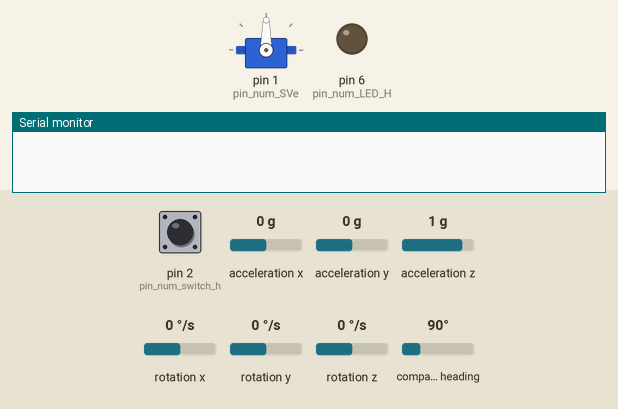
A sketch run on a simulated Arduino Uno, built with avr-gcc and run on an emulated ATmega328P. Shown: servo, output pins drawn as LEDs (lit = HIGH), the last lines printed to the serial monitor. The inputs (shaded band) are chosen by the test bench; at power-on: pin 2 (pin_num_switch_h) LOW, rotation y 0 °/s, acceleration y 0 g, acceleration x 0 g, acceleration z 1 g, rotation x 0 °/s, rotation z 0 °/s, compass heading 90°.

Above: at 1.2 s.
1.3 s: pin 2 (pin_num_switch_h) pulled HIGH for 0.15 s
At 2.6 s:
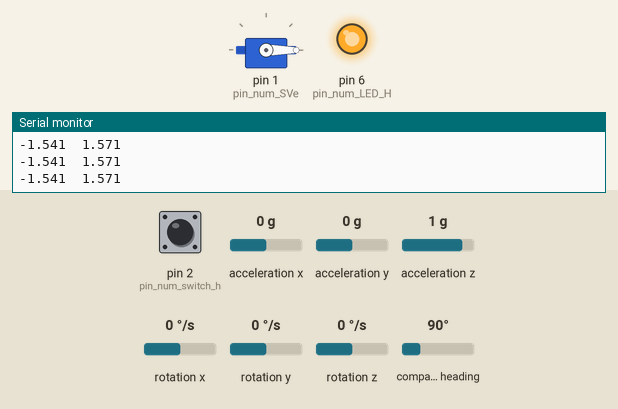
2.9 s: rotation y set to -192 °/s
At 3.9 s:
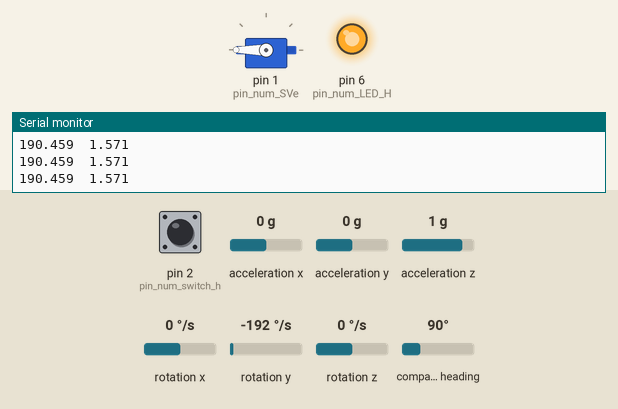
4.4 s: acceleration y set to -1.4 g
At 5.6 s:
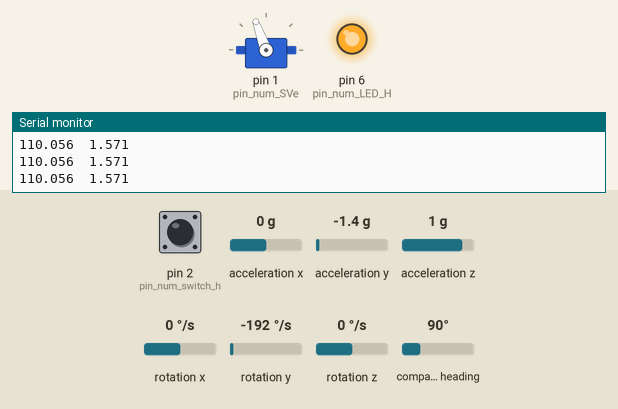
6.1 s: acceleration x set to -1.4 g
At 7.3 s:
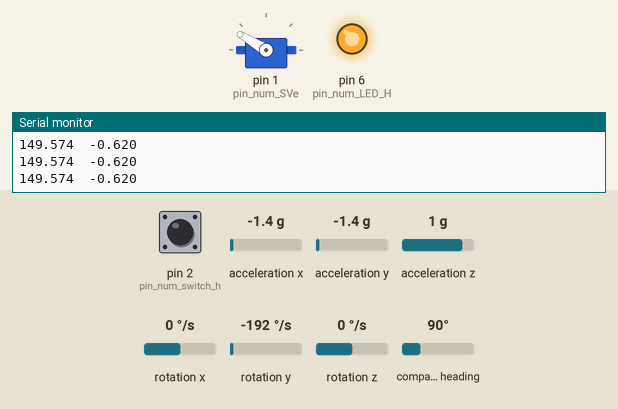
7.7 s: acceleration z set to 0 g
At 8.4 s:
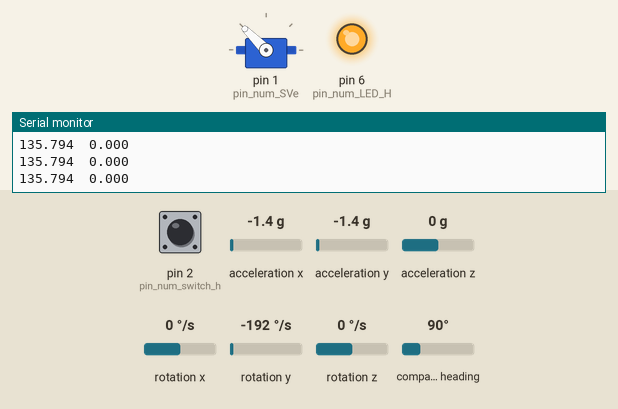
9.2 s: pin 2 (pin_num_switch_h) pulled HIGH for 1 s
At 10.0 s:
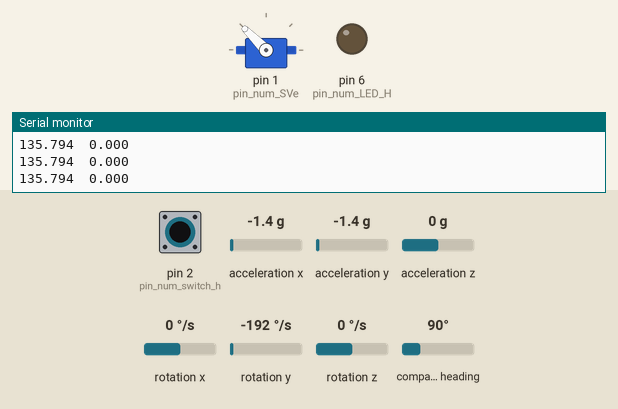
Timing chart, 0 to 12.2 s (numbered marks = the images above; inputs shaded):
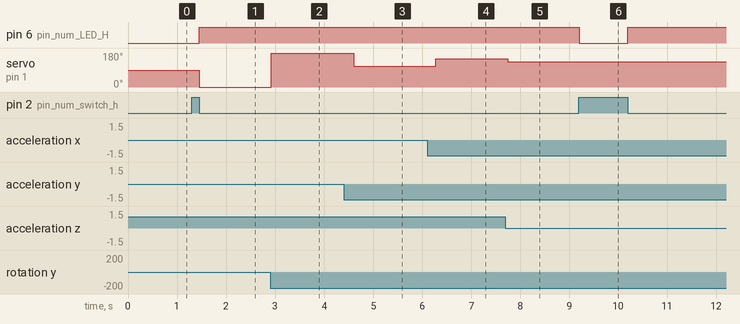

Measured:
- after the input at 1.3 s, pin 6 (pin_num_LED_H): LOW → HIGH after 0.15 s; servo on pin 1 (pin_num_SVe): 90° → 0° after 0.16 s
- after the input at 2.9 s, servo on pin 1 (pin_num_SVe): 0° → 180° at once
- after the input at 4.4 s, servo on pin 1 (pin_num_SVe): 180° → 110° after 0.20 s
- after the input at 6.1 s, servo on pin 1 (pin_num_SVe): 110° → 149° after 0.18 s
- after the input at 7.7 s, servo on pin 1 (pin_num_SVe): 149° → 135° after 0.05 s
- after the input at 9.2 s, pin 6 (pin_num_LED_H): HIGH → LOW at once, → HIGH 0.99 s later

The sketch:

testAutoErevator.ino
```cpp
#include<Servo.h>
#include<Wire.h>
#include<Adafruit_Sensor.h>
#include<Adafruit_BNO055.h>
#include<MadgwickAHRS.h>

//servo
Servo SVe;
int pin_num_SVe = 1;
int deg_min_sg90 = 0;
int deg_max_sg90 = 180;

//switch of autopilot
int pin_num_switch_h = 2;
volatile float startTime_S=0;
volatile float PW_S=0;
volatile float Period_S=0;
volatile float Duty_S=0;

//LED
int pin_num_LED_H = 6;

//nine axis sensor
  Adafruit_BNO055 bno = Adafruit_BNO055(55,0x28);
  Madgwick Madgwick;
  unsigned long previousTime=0;

//reciever


void setup() {
  // put your setup code here, to run once:
//servo
  SVe.attach(pin_num_SVe);

//reciever


//switch of autopilot
  pinMode(pin_num_switch_h,INPUT);
  attachInterrupt(digitalPinToInterrupt(pin_num_switch_h),pulseISR_S,CHANGE);

//nine axis sensor
  Serial.begin(115200);
  Madgwick.begin(100.0f);
  if (!bno.begin()) {
    Serial.println("BNO055 not detected. Check wiring!");
    while (1);
}

//LED
  pinMode(pin_num_LED_H,OUTPUT);
}

void pulseISR_S(){
  static unsigned long endTime_S=0;
  unsigned long currentTime=micros();
  if(digitalRead(pin_num_switch_h)==HIGH){
    startTime_S = currentTime;
    Period_S = currentTime-endTime_S;
    endTime_S = currentTime;
  }else{
    PW_S = micros()-startTime_S;
  }

  if(Period_S>0){
    Duty_S=(float)PW_S/(float)Period_S;
  }else{
    Duty_S=0.0;
  }
}

float de(float AoA,float Q){//control law of elevator
  float Kp=1;
  float Kd=1;
  float AoA_tar=0;
  float Cm_tar=0.00961;
  float Cm_de_tar=0.327;
  float de_0=Cm_tar/Cm_de_tar;

  float de=Kp*(AoA_tar-AoA)-Kd*Q+de_0;
  return de;
}

void loop() {
  // put your main code here, to run repeatedly:

  if(Duty_S>0.1){
  //horizontal rotation
    digitalWrite(pin_num_LED_H,HIGH);

    //nine axis sensor
    unsigned long currentTime=millis();
    float dt = (currentTime-previousTime)/1000.0;
    previousTime = currentTime;
      imu::Vector<3> accel = bno.getVector(Adafruit_BNO055::VECTOR_ACCELEROMETER);
      imu::Vector<3> gyro = bno.getVector(Adafruit_BNO055::VECTOR_GYROSCOPE);
      imu::Vector<3> mag = bno.getVector(Adafruit_BNO055::VECTOR_MAGNETOMETER);

    float Vc = sqrt(pow(accel[0]*dt,2)+pow(accel[1]*dt,2)+pow(accel[2]*dt,2));

    float AoA = atan((accel[2]*dt)/(accel[0]*dt));
    float B = asin((accel[1]*dt)/Vc);

  float Twb[3][3] = {
    {cos(AoA)*cos(-B),cos(AoA)*sin(-B),-sin(AoA)},
    {-sin(-B),cos(-B),0},
    {sin(AoA)*cos(-B),sin(AoA)*sin(-B),cos(AoA)}
  };
  float det_Twb = Twb[0][0]*Twb[1][1]*Twb[2][2]-Twb[0][0]*Twb[1][2]*Twb[2][1]+Twb[0][1]*Twb[1][2]*Twb[2][0]-Twb[0][1]*Twb[1][0]*Twb[2][2]+Twb[0][2]*Twb[1][0]*Twb[2][1]-Twb[0][2]*Twb[1][1]*Twb[2][0];
  float Twb_I[3][3] = {
    {(Twb[1][1]*Twb[2][2]-Twb[1][2]*Twb[2][1])/det_Twb,-(Twb[0][1]*Twb[2][2]-Twb[0][2]*Twb[2][1])/det_Twb,(Twb[0][1]*Twb[1][2]-Twb[0][2]*Twb[1][1])/det_Twb},
    {-(Twb[1][0]*Twb[2][2]-Twb[1][2]*Twb[2][0])/det_Twb,(Twb[0][0]*Twb[2][2]-Twb[0][2]*Twb[2][0])/det_Twb,-(Twb[0][0]*Twb[1][2]-Twb[0][2]*Twb[1][0])/det_Twb},
    {(Twb[1][0]*Twb[2][1]-Twb[1][1]*Twb[2][0])/det_Twb,-(Twb[0][0]*Twb[2][1]-Twb[0][1]*Twb[2][0])/det_Twb,(Twb[0][0]*Twb[1][1]-Twb[0][1]*Twb[1][0])/det_Twb} };

  //imu::Vector<3> gyro_w = Twb_I*gyro;
float gyro_w[3]={
    Twb_I[0][0] * gyro.x() + Twb_I[0][1] * gyro.y() + Twb_I[0][2] * gyro.z(),
    Twb_I[1][0] * gyro.x() + Twb_I[1][1] * gyro.y() + Twb_I[1][2] * gyro.z(),
    Twb_I[2][0] * gyro.x() + Twb_I[2][1] * gyro.y() + Twb_I[2][2] * gyro.z()
};

    float Q = gyro_w[1];
    float P = gyro_w[0];

    Madgwick.update(gyro.x(),gyro.y(),gyro.z(),accel.x(),accel.y(),accel.z(),mag.x(),mag.y(),mag.z());

float theta = Madgwick.getPitch();
float psi = Madgwick.getYaw();
float phi = Madgwick.getRoll();

    //servo
    float de_val = de(AoA,Q);
    SVe.write(de_val);

Serial.print(de_val,3);
 Serial.print("\t");
Serial.println(AoA,3);

delay(200);
  }else{
  //proportional control
      digitalWrite(pin_num_LED_H,LOW);
  }
}
```
